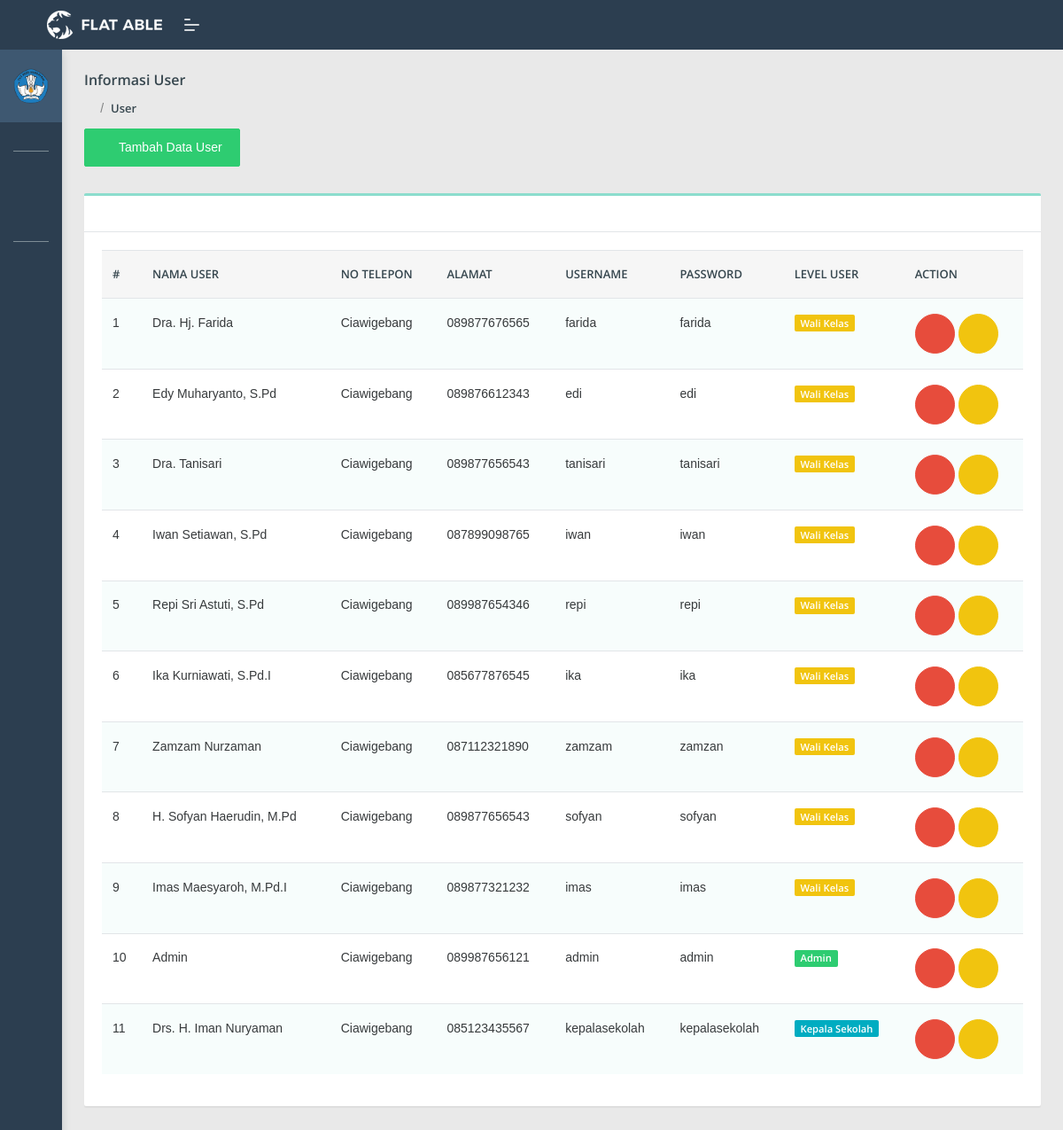
Page /Admin/cUser (signed in) on the committed database.
### tables this page shows
CREATE TABLE `user` (
  `id_user` int(11) NOT NULL,
  `nama_user` varchar(125) NOT NULL,
  `alamat` text NOT NULL,
  `no_hp` varchar(15) NOT NULL,
  `username` varchar(125) NOT NULL,
  `password` varchar(125) NOT NULL,
  `level_user` int(11) NOT NULL
);

### application/controllers/Admin/cUser.php (called while the page is built, shortened)
<?php
class cUser extends CI_Controller
{
	public function __construct()
	{
		$this->load->model('mUser');
	}
	public function index()
	{
		$data = array(
			'user' => $this->mUser->select()
		);
		$this->load->view('Admin/Layouts/head');
		$this->load->view('Admin/Layouts/header');
		$this->load->view('Admin/User/vUser', $data);
		$this->load->view('Admin/Layouts/footer');
	}
}

### index.php (called while the page is built, shortened)
<?php
require_once BASEPATH.'core/CodeIgniter.php';

### application/models/mUser.php (called while the page is built, shortened)
<?php
class mUser extends CI_Model
{
	public function select()
	{
		$this->db->select('*');
		$this->db->from('user');
		return $this->db->get()->result();
	}
}

### application/views/Admin/User/vUser.php (the view, shortened to what this page needs)
<section class="pcoded-main-container">
	<div class="pcoded-content">
		<div class="page-header">
			<div class="page-block">
				<div class="row align-items-center">
					<div class="col-md-12">
						<div class="page-header-title">
							<h5 class="m-b-10"> Informasi User</h5>
						</div>
						<ul class="breadcrumb">
							<li class="breadcrumb-item"><a href="<?= base_url('Admin/cDashboardAdmin') ?>"><i class="feather icon-home"></i></a></li>
							<li class="breadcrumb-item"><a href="<?= base_url('Admin/cUser') ?>">User</a></li>
						</ul>
						<button type="button" class="btn btn-success mt-3" data-toggle="modal" data-target="#exampleModalLive"><i class="feather mr-2 icon-plus-circle"></i>Tambah Data User</button>
					</div>
				</div>
			</div>
		</div>
		<div class="row">
			<div class="col-xl-12">
				<div class="card">
					<div class="card-header">
					</div>
					<div class="card-body table-border-style">
						<div class="table-responsive">
							<table class="table table-striped">
								<thead>
									<tr>
										<th>#</th>
										<th>Nama User</th>
										<th>No Telepon</th>
										<th>Alamat</th>
										<th>Username</th>
										<th>Password</th>
										<th>Level User</th>
										<th>Action</th>
									</tr>
								</thead>
								<tbody>
									<?php
									$no = 1;
									foreach ($user as $key => $value) {
									?>
										<tr>
											<td><?= $no++ ?></td>
											<td><?= $value->nama_user ?></td>
											<td><?= $value->alamat ?></td>
											<td><?= $value->no_hp ?></td>
											<td><?= $value->username ?></td>
											<td><?= $value->password ?></td>
											<td><?php if ($value->level_user == '1') {
													echo '<span class="badge badge-success">Admin</span>';
												} else if ($value->level_user == '2') {
													echo '<span class="badge badge-warning">Wali Kelas</span>';
												} else if ($value->level_user == '3') {
													echo '<span class="badge badge-info">Kepala Sekolah</span>';
												} ?></td>
											<td><a href="<?= base_url('Admin/cUser/delete/' . $value->id_user) ?>" type="button" class="btn  btn-icon btn-danger"><i class="feather icon-trash"></i></a>
												<button type="button" class="btn  btn-icon btn-warning" data-toggle="modal" data-target="#edituser<?= $value->id_user ?>"><i class="feather icon-edit"></i></button>
											</td>
										</tr>
									<?php
									}
									?>
								</tbody>
							</table>
						</div>
					</div>
				</div>
			</div>
		</div>
	</div>
</section>

### application/views/Admin/Layouts/head.php (shortened to what this page needs)
<!DOCTYPE html>
<html lang="en">
<head>
	<link rel="stylesheet" href="<?= base_url('asset/flat-able-lite/dist/') ?>assets/css/style.css">
</head>

### application/views/Admin/Layouts/header.php (shortened to what this page needs)
<body class="">
	<nav class="pcoded-navbar navbar-collapsed">
		<div class="navbar-wrapper  ">
			<div class="navbar-content scroll-div ">
				<div class="">
					<div class="main-menu-header">
						<img class="img-radius" src="<?= base_url('asset/img-sklh.png') ?>" alt="User-Profile-Image">
						<div class="user-details">
						</div>
					</div>
				</div>
				<ul class="nav pcoded-inner-navbar ">
					<li class="nav-item pcoded-menu-caption">
					</li>
					<li class="nav-item">
						<a href="<?= base_url('Admin/cDashboardAdmin') ?>" class="nav-link "><span class="pcoded-micon"><i class="feather icon-home"></i></span><span class="pcoded-mtext">Dashboard</span></a>
					</li>
					<li class="nav-item pcoded-menu-caption">
					</li>
					<li class="nav-item">
						<a href="<?= base_url('Admin/cUser') ?>" class="nav-link"><span class="pcoded-micon"><i class="feather icon-user"></i></span><span class="pcoded-mtext">User</span></a>
					</li>
					<li class="nav-item pcoded-hasmenu">
						<a href="<?= base_url('Admin/cKriteria') ?>" class="nav-link "><span class="pcoded-micon"><i class="feather icon-box"></i></span><span class="pcoded-mtext">Kriteria</span></a>
					</li>
					<li class="nav-item">
						<a href="<?= base_url('cLogin/logout') ?>" class="nav-link"><span class="pcoded-micon"><i class="feather icon-log-out"></i></span><span class="pcoded-mtext">Logout</span></a>
					</li>
				</ul>
			</div>
		</div>
	</nav>
	<header class="navbar pcoded-header navbar-expand-lg navbar-light header-dark">
		<div class="m-header">
			<a class="mobile-menu" id="mobile-collapse" href="#!" onclick="document.querySelector('.pcoded-navbar').classList.toggle('navbar-collapsed')"><span></span></a>
			<a href="#!" class="b-brand">
				<img src="assets/images/logo.png" alt="" class="logo">
			</a>
		</div>
	</header>

### application/views/Admin/Layouts/footer.php (shortened to what this page needs)
</body>
</html>

### rows in the picture
user: nama_user "Dra. Hj. Farida", alamat "Ciawigebang", no_hp "089877676565", username "farida", password "farida", level_user "Wali Kelas"
user: nama_user "Edy Muharyanto, S.Pd", alamat "Ciawigebang", no_hp "089876612343", username "edi", password "edi", level_user "Wali Kelas"
user: nama_user "Dra. Tanisari", alamat "Ciawigebang", no_hp "089877656543", username "tanisari", password "tanisari", level_user "Wali Kelas"
user: nama_user "Iwan Setiawan, S.Pd", alamat "Ciawigebang", no_hp "087899098765", username "iwan", password "iwan", level_user "Wali Kelas"
user: nama_user "Repi Sri Astuti, S.Pd", alamat "Ciawigebang", no_hp "089987654346", username "repi", password "repi", level_user "Wali Kelas"
user: nama_user "Ika Kurniawati, S.Pd.I", alamat "Ciawigebang", no_hp "085677876545", username "ika", password "ika", level_user "Wali Kelas"
user: nama_user "Zamzam Nurzaman", alamat "Ciawigebang", no_hp "087112321890", username "zamzam", password "zamzan", level_user "Wali Kelas"
user: nama_user "H. Sofyan Haerudin, M.Pd", alamat "Ciawigebang", no_hp "089877656543", username "sofyan", password "sofyan", level_user "Wali Kelas"
user: nama_user "Imas Maesyaroh, M.Pd.I", alamat "Ciawigebang", no_hp "089877321232", username "imas", password "imas", level_user "Wali Kelas"
user: nama_user "Admin", alamat "Ciawigebang", no_hp "089987656121", username "admin", password "admin", level_user "Admin"
user: nama_user "Drs. H. Iman Nuryaman", alamat "Ciawigebang", no_hp "085123435567", username "kepalasekolah", password "kepalasekolah", level_user "Kepala Sekolah"
